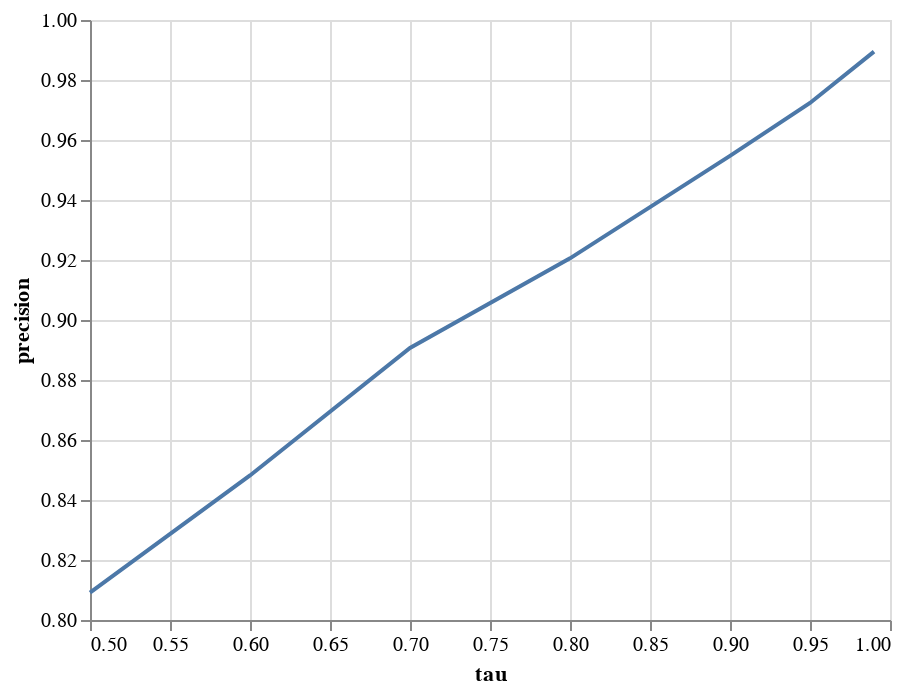

This figure's notebook cell:
### Markdown cell above
#### Deliverable 3.5

Calculate the testing precision when the value of `tau` for thresholding is one of $[0.5, 0.6, 0.7, 0.8, 0.9, 0.95, 0.99]$. Create a plot where the x-axis is `tau` and the y-axis is precision.

[your solution should be plotted below]

### Code cell
# use this function for deliverable 3.5
def threshold(probs, tau):
    return np.where(probs[:,1] > tau, 1, 0)

# your logistic regression code here
taus = [0.5,0.6,0.7,0.8,0.9,0.95,0.99]
precisions = []
for t in taus:
    classifier = SGDClassifier(loss='log', max_iter=1000, tol=1.0e-12, random_state=123)
    classifier.fit(X_train, Y_train)
    proba = (classifier.predict_proba(X_test))
    this_precision = precision_score(Y_test, threshold(proba, t))
    precisions.append(this_precision)
    print("TAU: ", t, "Testing precision: %0.6f" % this_precision)
    
df = pd.DataFrame({"tau": taus,
                   "precision":precisions})

alt.Chart(df).mark_line().encode(
    x="tau",
    y=alt.Y("precision",scale=alt.Scale(zero=False)))

### Figure 1 — Vega-Lite specification as saved in the notebook (floating-point values rounded to 4 significant figures)
{"config": {"view": {"continuousWidth": 400, "continuousHeight": 300}}, "data": {"name": "data-c2f0a21c871c8a52cb6b6de9cfbde0fb"}, "mark": "line", "encoding": {"x": {"type": "quantitative", "field": "tau"}, "y": {"type": "quantitative", "field": "precision", "scale": {"zero": false}}}, "$schema": "https://vega.github.io/schema/vega-lite/v4.8.1.json", "datasets": {"data-c2f0a21c871c8a52cb6b6de9cfbde0fb": [{"tau": 0.5, "precision": 0.8091}, {"tau": 0.6, "precision": 0.8482}, {"tau": 0.7, "precision": 0.8907}, {"tau": 0.8, "precision": 0.9205}, {"tau": 0.9, "precision": 0.9547}, {"tau": 0.95, "precision": 0.9724}, {"tau": 0.99, "precision": 0.9895}]}}
